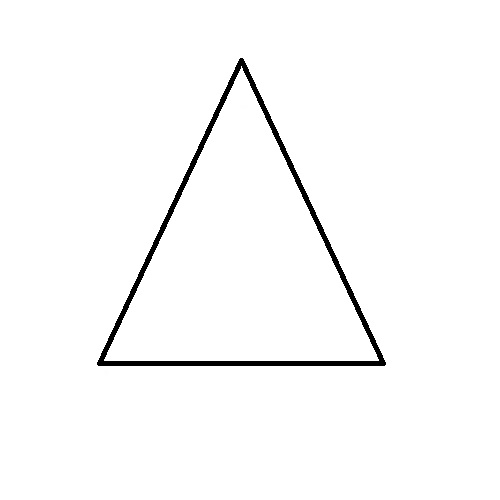
#> input picture Back-End/img/triangle.jpg, 500 x 500 px
$ python houghline.py
#> lines starting #> are read from the running program, lines starting #| are printed output that depends on the picture; after the words box and inside, x2 and y2 are one past the last pixel; in counts of white or black regions, pixels touching at a corner belong together; long printed decimals are rounded
# Python program to illustrate HoughLine
# method for line detection
import cv2
import numpy as np
import math

def showImage(img):
    cv2.imshow('result', img)
    cv2.waitKey(0)

def distanceOfLines(l1, l2):
    # [22 lines of commented-out code are left out]
    return abs(l1[0][0] - l2[0][0]) + abs(l1[0][1] - l2[0][1]) + abs(l1[1][0] - l2[1][0]) + abs(l1[1][1] - l2[1][1])


# Reading the required image in
# which operations are to be done.
# Make sure that the image is in the same
# directory in which this python program is
img = cv2.imread('img/triangle.jpg')
#> img is the input picture: shape (500, 500, 3); min 0, max 255, mean 250.1

def averageLine(l1, l2):
    # [17 lines of commented-out code are left out]

    return [[math.ceil((l1[0][0] + l2[0][0])/2), math.ceil((l1[0][1] + l2[0][1])/2)],
    [math.ceil((l1[1][0] + l2[1][0])/2), math.ceil((l1[1][1] + l2[1][1])/2)]]

def getIntersection(l1, l2):
    xdiff = (l1[0][0] - l1[1][0], l2[0][0] - l2[1][0])
    ydiff = (l1[0][1] - l1[1][1], l2[0][1] - l2[1][1])

    def det(a, b):
        return a[0] * b[1] - a[1] * b[0]

    div = det(xdiff, ydiff)
    if div == 0:
       return False

    d = (det(*l1), det(*l2))
    x = det(d, xdiff) / div
    y = det(d, ydiff) / div
    return [math.floor(x), math.floor(y)]

def inLine(node, line):
    crossproduct = (line[1][1] - line[0][1]) * (node[0] - line[0][0]) - (line[1][0] - line[0][0]) * (node[1] - line[0][1])

    # compare versus epsilon for floating point values, or != 0 if using integers
    if abs(crossproduct) > 3000:
        return False


    # dotproduct = (line[1][0] - line[0][0]) * (node[0] - line[0][0]) + (line[1][1] - line[0][1])*(node[1] - line[0][1])
    # if dotproduct < 0:
    #     return False

    squaredlengthba = (node[0] - line[0][0])*(node[0] - line[0][0]) + (node[1] - line[0][1])*(node[1] - line[0][1])

    # if dotproduct > squaredlengthba:
    #     return False

    # print('ngeh')

    return True

def euclidianDistance(p1, p2):
    return math.sqrt((p1[0]-p2[0])*(p1[0]-p2[0]) + (p1[1]-p2[1])*(p1[1]-p2[1]))

def getNodes(img, lines):
    height, width, channels = img.shape
    nodes = []
    for l1 in lines:
        for l2  in lines:
            node = getIntersection(l1, l2)
            if (node and node[0] >= 0 and node[0] <= width and node[1] >= 0 and node[1] <= height):
                if node not in nodes:
                    nodes.append(node)

    changed = []
    for i in range(0, len(lines)*2):
        changed.append(False)

    # Trimming nodes
    for node in nodes:
        k = 0
        for line in lines:
            if inLine(node, line):
                # print('ngok')
                if (euclidianDistance(line[0], node) > euclidianDistance(line[1], node)
                    and changed[k] == False):
                    line[0] = node
                    changed[k] = True
                else:
                    line[1] = node
                    changed[k+1] = True
            k += 2

    for node in nodes:
        sisi = []
        for line in lines:
            if inLine(node, line):
                sisi.append(line)
        node.append(
            math.degrees(math.atan((euclidianDistance(sisi[0][0], sisi[0][1]))/(euclidianDistance(sisi[1][0], sisi[1][1]))))
        )

    return (nodes, lines)

def getLines(img):
    # Convert the img to grayscale
    gray = cv2.cvtColor(img,cv2.COLOR_BGR2GRAY)
    gray = cv2.blur(gray, (3,3))

    # Apply edge detection method on the image
    edges = cv2.Canny(gray,50,150,apertureSize = 3)

    # This returns an array of r and theta values
    lines = cv2.HoughLines(edges,1,np.pi/180, 110)

    # The below for loop runs till r and theta values
    # are in the range of the 2d array
    lineList = []
    for line in lines:
        for r,theta in line:
            # Stores the value of cos(theta) in a
            a = np.cos(theta)

            # Stores the value of sin(theta) in b
            b = np.sin(theta)

            # x0 stores the value rcos(theta)
            x0 = a*r

            # y0 stores the value rsin(theta)
            y0 = b*r

            # x1 stores the rounded off value of (rcos(theta)-1000sin(theta))
            x1 = int(x0 + 1000*(-b))

            # y1 stores the rounded off value of (rsin(theta)+1000cos(theta))
            y1 = int(y0 + 1000*(a))

            # x2 stores the rounded off value of (rcos(theta)+1000sin(theta))
            x2 = int(x0 - 1000*(-b))

            # y2 stores the rounded off value of (rsin(theta)-1000cos(theta))
            y2 = int(y0 - 1000*(a))

            lineList.append([[x1, y1], [x2, y2]])


    # Averaging
    newList = []
    appendList = []

    k = 0
    for i in lineList:
        appendList.append([])
        for j in lineList:
            if (distanceOfLines(i, j) < 50 and distanceOfLines(i, j) > 0):
                appendList[k].append(j)
                lineList.remove(j)
        appendList[k].append(i)
        # lineList.remove(i)
        k += 1

    for lineSet in appendList:
        if (len(lineSet) != 0):
            currLine = lineSet[0]
            for line in lineSet:
                currLine = averageLine(currLine, line)
            newList.append(currLine)

    lineList = newList

    newList = []
    appendList = []

    k = 0
    for i in lineList:
        appendList.append([])
        for j in lineList:
            if (distanceOfLines(i, j) < 50 and distanceOfLines(i, j) > 0):
                appendList[k].append(j)
                lineList.remove(j)
        appendList[k].append(i)
        # lineList.remove(i)
        k += 1

    for lineSet in appendList:
        if (len(lineSet) != 0):
            currLine = lineSet[0]
            for line in lineSet:
                currLine = averageLine(currLine, line)
            newList.append(currLine)

    lineList = newList

    # print(len(appendList), appendList)
    # print(len(newList), newList)

    return lineList

def drawLines(img, lines, nodes):
    for line in lines:
        # cv2.line draws a line in img from the point(x1,y1) to (x2,y2).
        # (0,0,255) denotes the colour of the line to be
        #drawn. In this case, it is red.
        cv2.line(img,(line[0][0],line[0][1]), (line[1][0],line[1][1]), (0,0,255),2)

    for node in nodes:
        cv2.circle(img, (node[0], node[1]), 5, (255, 0, 0), -1)

    return img

lines = getLines(img)
#> in getLines, `edges = cv2.Canny(gray,50,150,apertureSize = 3)`:
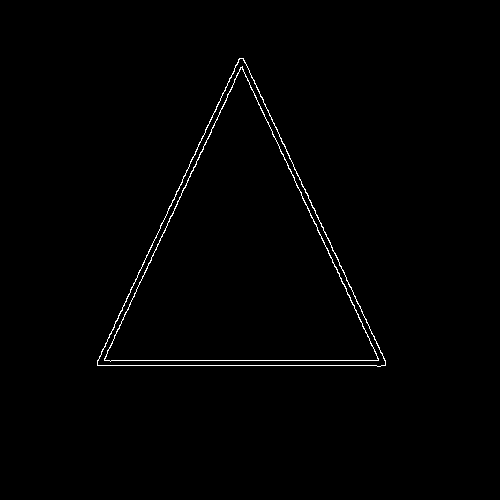
#> edges: shape (500, 500); 0.84% white in thin lines or dots, all inside (x1, y1, x2, y2) = (97, 58, 386, 367)
#> in getLines, `lines = cv2.HoughLines(edges,1,np.pi/180, 110)`: lines = [[241, 0.436], [365, 1.57], [-196, 2.71], [246, 0.436], [360, 1.57], [-191, 2.71], [-199, 2.72]]
#> the loop in getLines, `for line in lines:` made 7 passes
#> after the loop in getLines, `for line in lines:`: lineList = [[[-204, 1008], [641, -804]], [[-1000, 364], [999, 365]], [[-244, -989], [600, 823]], [[-199, 1010], [645, -802]], [[-1000, 359], [999, 360]], [[-249, -987], [595, 825]], [[-224, -994], [588, 832]]]
#> the loop in getLines, `for i in lineList:` made 4 passes
#> i on passes 1 to 4: [[-204, 1008], [641, -804]], [[-1000, 364], [999, 365]], [[-244, -989], [600, 823]], [[-224, -994], [588, 832]]
#> after the loop in getLines, `for i in lineList:`: appendList = 4 items; k = 4; lineList = [[[-204, 1008], [641, -804]], [[-1000, 364], [999, 365]], [[-224, -994], [588, 832]]]
#> the loop in getLines, `for lineSet in appendList:` made 4 passes
#> lineSet on passes 1 to 4: [[[-199, 1010], [645, -802]], [[-204, 1008], [641, -804]]], [[[-1000, 359], [999, 360]], [[-1000, 364], [999, 365]]], [[[-249, -987], [595, 825]], [[-244, -989], [600, 823]]], [[[-244, -989], [600, 823]], [[-224, -994], [588, 832]]]
#> after the loop in getLines, `for lineSet in appendList:`: newList = [[[-201, 1009], [643, -803]], [[-1000, 362], [999, 363]], [[-246, -988], [598, 824]], [[-234, -991], [594, 828]]]
#> in getLines, `lineList = newList`: lineList has the same summary as newList
#> the loop in getLines, `for i in lineList:` made 3 passes
#> i on passes 1 to 3: [[-201, 1009], [643, -803]], [[-1000, 362], [999, 363]], [[-246, -988], [598, 824]]
#> after the loop in getLines, `for i in lineList:`: appendList = 3 items; k = 3; lineList = [[[-201, 1009], [643, -803]], [[-1000, 362], [999, 363]], [[-246, -988], [598, 824]]]
#> the loop in getLines, `for lineSet in appendList:` made 3 passes
#> after the loop in getLines, `for lineSet in appendList:`: newList = [[[-201, 1009], [643, -803]], [[-1000, 362], [999, 363]], [[-240, -989], [596, 826]]]
#> in getLines, `lineList = newList`: lineList has the same summary as newList
#> lines has the same summary as newList in getLines
nodes, lines = getNodes(img, lines)
#> the loop in getNodes, `for l1 in lines:` made 3 passes
#> l1 on passes 1 to 3: [[-201, 1009], [643, -803]], [[-1000, 362], [999, 363]], [[-240, -989], [596, 826]]
#> after the loop in getNodes, `for l1 in lines:`: nodes = [[100, 362], [242, 57], [382, 362]]
#> the loop in getNodes, `for i in range(0, len(lines)*2):` made 6 passes
#> after the loop in getNodes, `for i in range(0, len(lines)*2):`: changed = [False, False, False, False, False, False]
#> the loop in getNodes, `for node in nodes:` made 3 passes
#> after the loop in getNodes, `for node in nodes:`: changed = [True, True, True, True, True, True]; line = [[242, 57], [382, 362]]
#> the loop in getNodes, `for node in nodes:` made 3 passes
#> nodes = [[100, 362, 50.03], [242, 57, 45.07], [382, 362, 40.04]]; lines = [[[242, 57, 45.07], [100, 362, 50.03]], [[100, 362, 50.03], [382, 362, 40.04]], [[242, 57, 45.07], [382, 362, 40.04]]]
lined = drawLines(img, lines, nodes)
#> the loop in drawLines, `for line in lines:` made 3 passes
#> line on passes 1 to 3: [[242, 57, 45.07], [100, 362, 50.03]], [[100, 362, 50.03], [382, 362, 40.04]], [[242, 57, 45.07], [382, 362, 40.04]]
#> after the loop in drawLines, `for line in lines:`:
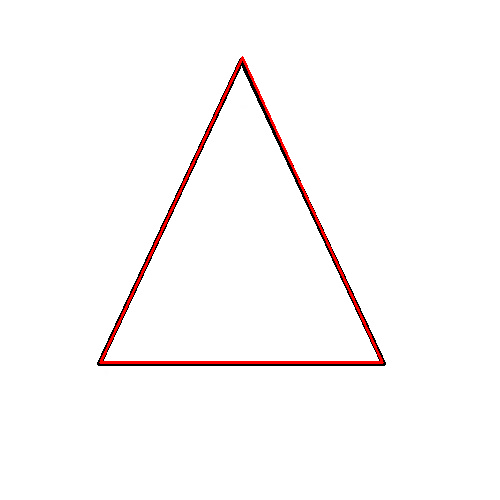
#> img: shape (500, 500, 3); 1.02% of pixels changed, all inside (x1, y1, x2, y2) = (99, 56, 384, 364)
#> the loop in drawLines, `for node in nodes:` made 3 passes
#> after the loop in drawLines, `for node in nodes:`:
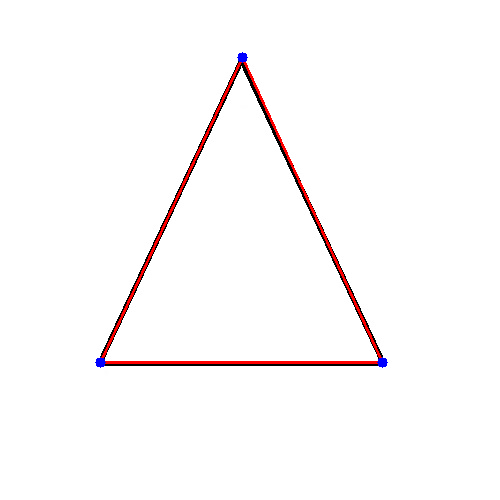
#> img: shape (500, 500, 3); 0.1% of pixels changed, all inside (x1, y1, x2, y2) = (95, 52, 388, 368)

# x, y, degrees
print(len(nodes), nodes)
#| 3 [[100, 362, 50.030], [242, 57, 45.072], [382, 362, 40.040]]

showImage(lined)

$ run again, with Back-End/img/arrow.jpg copied over Back-End/img/triangle.jpg
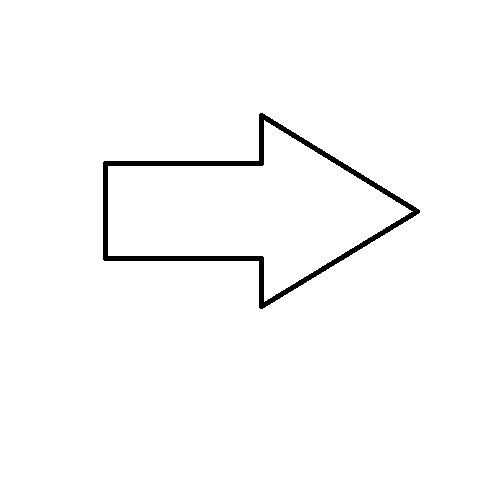
#> input picture Back-End/img/arrow.jpg, 500 x 500 px
#> img is the input picture: shape (500, 500, 3); min 0, max 255, mean 250.6
#> in getLines, `edges = cv2.Canny(gray,50,150,apertureSize = 3)`:
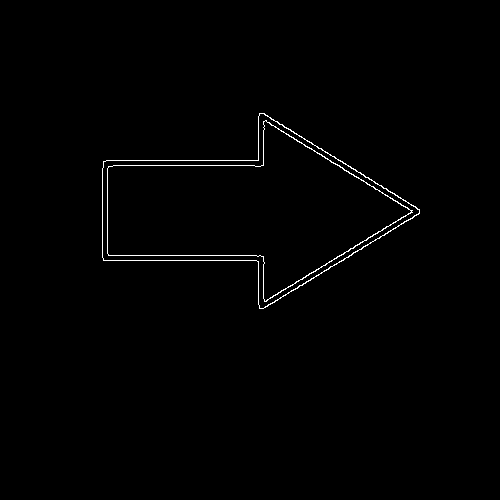
#> edges: shape (500, 500); 0.77% white in thin lines or dots, all inside (x1, y1, x2, y2) = (102, 113, 420, 309)
#> in getLines, `lines = cv2.HoughLines(edges,1,np.pi/180, 110)`: lines = [[260, 1.57], [160, 1.57], [255, 1.57], [-44, 2.13], [165, 1.57], [399, 1.03], [-39, 2.13], [394, 1.03], [-32, 2.11]]
#> the loop in getLines, `for line in lines:` made 9 passes
#> after the loop in getLines, `for line in lines:`: lineList = [[[-1000, 259], [999, 260]], [[-1000, 159], [999, 160]], [[-1000, 254], [999, 255]], [[-824, -567], [871, 492]], [[-1000, 164], [999, 165]], [[-651, 857], [1062, -173]], [[-827, -562], [868, 496]], [[-654, 852], [1060, -177]], [[-840, -542], [873, 487]]]
#> the loop in getLines, `for i in lineList:` made 4 passes
#> i on passes 1 to 4: [[-1000, 259], [999, 260]], [[-1000, 159], [999, 160]], [[-824, -567], [871, 492]], [[-651, 857], [1062, -173]]
#> after the loop in getLines, `for i in lineList:`: appendList = 4 items; k = 4; lineList = [[[-1000, 259], [999, 260]], [[-1000, 159], [999, 160]], [[-824, -567], [871, 492]], [[-651, 857], [1062, -173]]]
#> the loop in getLines, `for lineSet in appendList:` made 4 passes
#> lineSet on passes 1, 2, 4: [[[-1000, 254], [999, 255]], [[-1000, 259], [999, 260]]], [[[-1000, 164], [999, 165]], [[-1000, 159], [999, 160]]], [[[-654, 852], [1060, -177]], [[-651, 857], [1062, -173]]]
#> after the loop in getLines, `for lineSet in appendList:`: newList = [[[-1000, 257], [999, 258]], [[-1000, 162], [999, 163]], [[-828, -559], [871, 492]], [[-652, 855], [1061, -175]]]
#> in getLines, `lineList = newList`: lineList has the same summary as newList
#> the loop in getLines, `for i in lineList:` made 4 passes
#> i on passes 1 to 4: [[-1000, 257], [999, 258]], [[-1000, 162], [999, 163]], [[-828, -559], [871, 492]], [[-652, 855], [1061, -175]]
#> after the loop in getLines, `for i in lineList:`: k = 4
#> the loop in getLines, `for lineSet in appendList:` made 4 passes
#> `lines = getLines(img)`: lines has the same summary as newList in getLines
#> the loop in getNodes, `for l1 in lines:` made 4 passes
#> l1 on passes 1 to 4: [[-1000, 257], [999, 258]], [[-1000, 162], [999, 163]], [[-828, -559], [871, 492]], [[-652, 855], [1061, -175]]
#> after the loop in getNodes, `for l1 in lines:`: nodes = [[492, 257], [341, 257], [338, 162], [499, 162], [417, 211]]
#> the loop in getNodes, `for i in range(0, len(lines)*2):` made 8 passes
#> after the loop in getNodes, `for i in range(0, len(lines)*2):`: changed = [False, False, False, False, False, False, False, False]
#> the loop in getNodes, `for node in nodes:` made 5 passes
#> after the loop in getNodes, `for node in nodes:`: changed = [True, True, True, True, True, True, True, True]; line = [[341, 257], [417, 211]]
#> the loop in getNodes, `for node in nodes:` made 5 passes
#> `nodes, lines = getNodes(img, lines)`: nodes = [[492, 257, 59.77], [341, 257, 59.53], [338, 162, 61.34], [499, 162, 61.11], [417, 211, 44.72]]; lines = [[[492, 257, 59.77], [341, 257, 59.53]], [[338, 162, 61.34], [499, 162, 61.11]], [[492, 257, 59.77], [417, 211, 44.72]], [[341, 257, 59.53], [417, 211, 44.72]]]
#> the loop in drawLines, `for line in lines:` made 4 passes
#> line on passes 1 to 4: [[492, 257, 59.77], [341, 257, 59.53]], [[338, 162, 61.34], [499, 162, 61.11]], [[492, 257, 59.77], [417, 211, 44.72]], [[341, 257, 59.53], [417, 211, 44.72]]
#> the loop in drawLines, `for node in nodes:` made 5 passes
#> after the loop in drawLines, `for node in nodes:`:
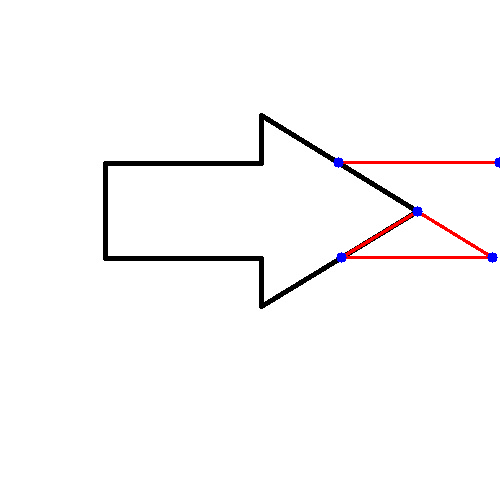
#> img: shape (500, 500, 3); mean B, G, R 249.6, 249.2, 250.6
#| 5 [[492, 257, 59.772], [341, 257, 59.531], [338, 162, 61.344], [499, 162, 61.111], [417, 211, 44.723]]

$ run again, with Back-End/img/bigsquare.jpg copied over Back-End/img/triangle.jpg
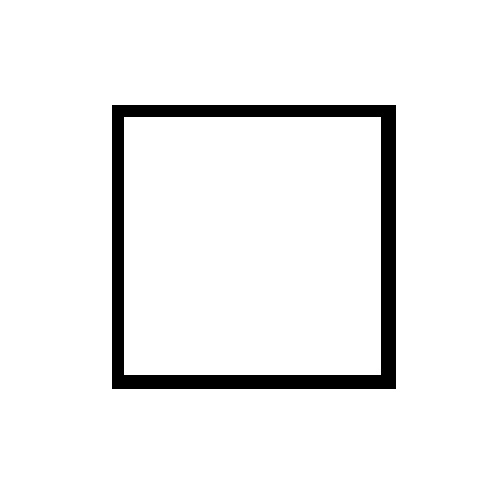
#> input picture Back-End/img/bigsquare.jpg, 500 x 500 px
#> img is the input picture: shape (500, 500, 3); min 0, max 255, mean 240.4
#> in getLines, `edges = cv2.Canny(gray,50,150,apertureSize = 3)`:
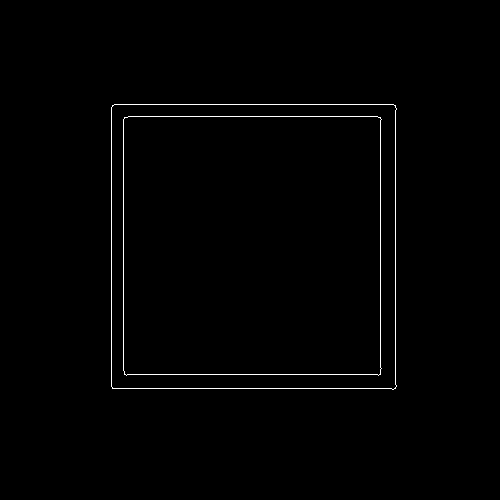
#> edges: shape (500, 500); 0.86% white in thin lines or dots, all inside (x1, y1, x2, y2) = (111, 104, 397, 390)
#> in getLines, `lines = cv2.HoughLines(edges,1,np.pi/180, 110)`: lines = [[388, 1.57], [111, 0], [395, 0], [104, 1.57], [380, 0], [374, 1.57], [123, 0], [116, 1.57]]
#> the loop in getLines, `for line in lines:` made 8 passes
#> after the loop in getLines, `for line in lines:`: lineList = [[[-1000, 387], [999, 388]], [[111, 1000], [111, -1000]], [[395, 1000], [395, -1000]], [[-1000, 103], [999, 104]], [[380, 1000], [380, -1000]], [[-1000, 373], [999, 374]], [[123, 1000], [123, -1000]], [[-1000, 115], [999, 116]]]
#> the loop in getLines, `for i in lineList:` made 4 passes
#> i on passes 1 to 4: [[-1000, 387], [999, 388]], [[111, 1000], [111, -1000]], [[395, 1000], [395, -1000]], [[-1000, 103], [999, 104]]
#> after the loop in getLines, `for i in lineList:`: appendList = 4 items; k = 4; lineList = [[[-1000, 387], [999, 388]], [[111, 1000], [111, -1000]], [[395, 1000], [395, -1000]], [[-1000, 103], [999, 104]]]
#> the loop in getLines, `for lineSet in appendList:` made 4 passes
#> lineSet on passes 1 to 4: [[[-1000, 373], [999, 374]], [[-1000, 387], [999, 388]]], [[[123, 1000], [123, -1000]], [[111, 1000], [111, -1000]]], [[[380, 1000], [380, -1000]], [[395, 1000], [395, -1000]]], [[[-1000, 115], [999, 116]], [[-1000, 103], [999, 104]]]
#> after the loop in getLines, `for lineSet in appendList:`: newList = [[[-1000, 380], [999, 381]], [[117, 1000], [117, -1000]], [[388, 1000], [388, -1000]], [[-1000, 109], [999, 110]]]
#> in getLines, `lineList = newList`: lineList has the same summary as newList
#> the loop in getLines, `for i in lineList:` made 4 passes
#> i on passes 1 to 4: [[-1000, 380], [999, 381]], [[117, 1000], [117, -1000]], [[388, 1000], [388, -1000]], [[-1000, 109], [999, 110]]
#> after the loop in getLines, `for i in lineList:`: k = 4
#> the loop in getLines, `for lineSet in appendList:` made 4 passes
#> `lines = getLines(img)`: lines has the same summary as newList in getLines
#> the loop in getNodes, `for l1 in lines:` made 4 passes
#> l1 on passes 1 to 4: [[-1000, 380], [999, 381]], [[117, 1000], [117, -1000]], [[388, 1000], [388, -1000]], [[-1000, 109], [999, 110]]
#> after the loop in getNodes, `for l1 in lines:`: nodes = [[117, 380], [388, 380], [117, 109], [388, 109]]
#> the loop in getNodes, `for i in range(0, len(lines)*2):` made 8 passes
#> after the loop in getNodes, `for i in range(0, len(lines)*2):`: changed = [False, False, False, False, False, False, False, False]
#> the loop in getNodes, `for node in nodes:` made 4 passes
#> after the loop in getNodes, `for node in nodes:`: changed = [True, True, True, True, True, True, True, True]; line = [[117, 109], [388, 109]]
#> the loop in getNodes, `for node in nodes:` made 4 passes
#> `nodes, lines = getNodes(img, lines)`: nodes = [[117, 380, 45], [388, 380, 45], [117, 109, 45], [388, 109, 45]]; lines = [[[117, 380, 45], [388, 380, 45]], [[117, 109, 45], [117, 380, 45]], [[388, 109, 45], [388, 380, 45]], [[117, 109, 45], [388, 109, 45]]]
#> the loop in drawLines, `for line in lines:` made 4 passes
#> line on passes 1 to 4: [[117, 380, 45], [388, 380, 45]], [[117, 109, 45], [117, 380, 45]], [[388, 109, 45], [388, 380, 45]], [[117, 109, 45], [388, 109, 45]]
#> the loop in drawLines, `for node in nodes:` made 4 passes
#> after the loop in drawLines, `for node in nodes:`:
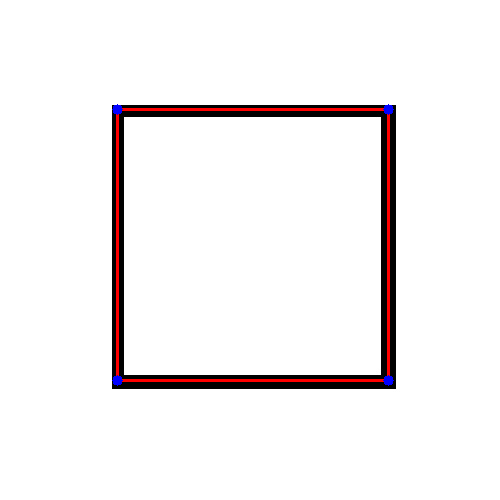
#> img: shape (500, 500, 3); mean B, G, R 240.7, 240.4, 243.6
#| 4 [[117, 380, 45.0], [388, 380, 45.0], [117, 109, 45.0], [388, 109, 45.0]]
